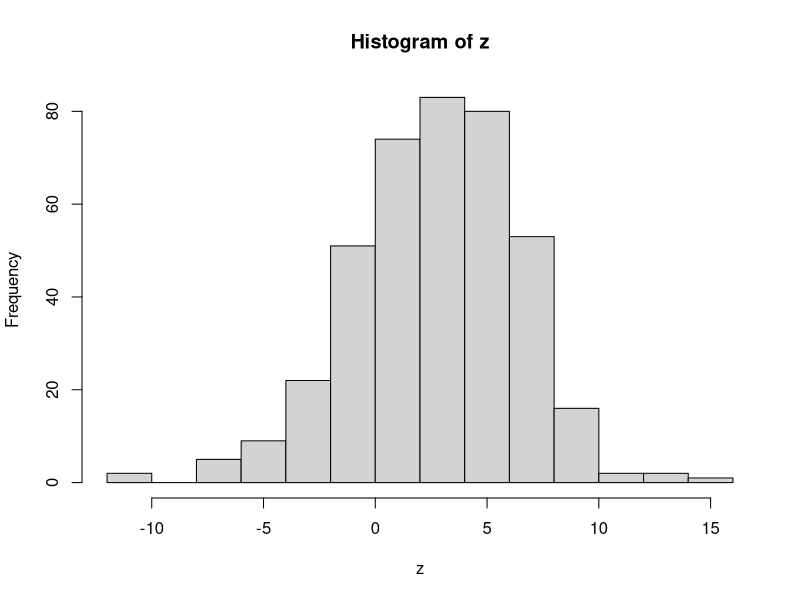
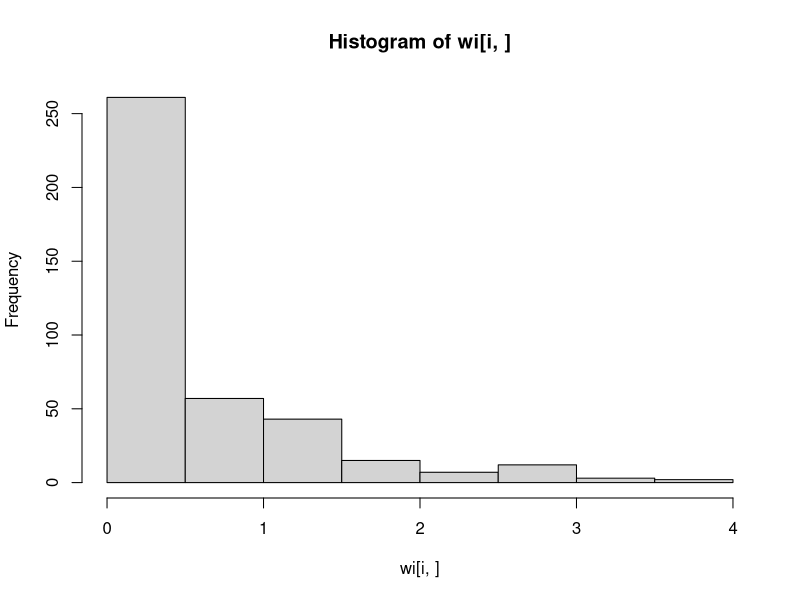
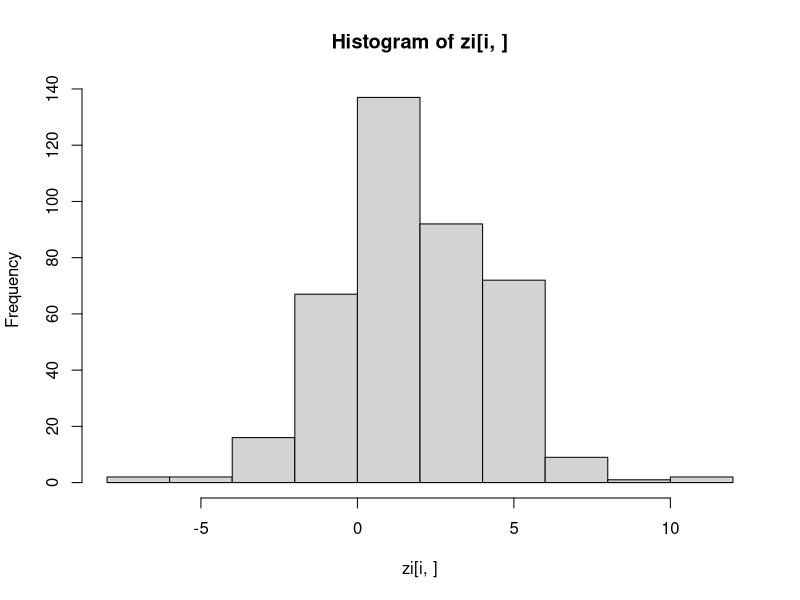
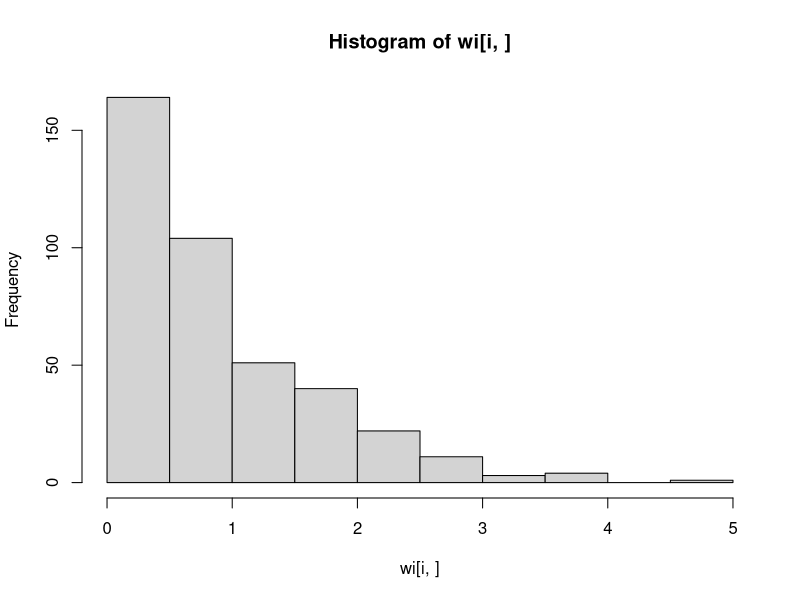
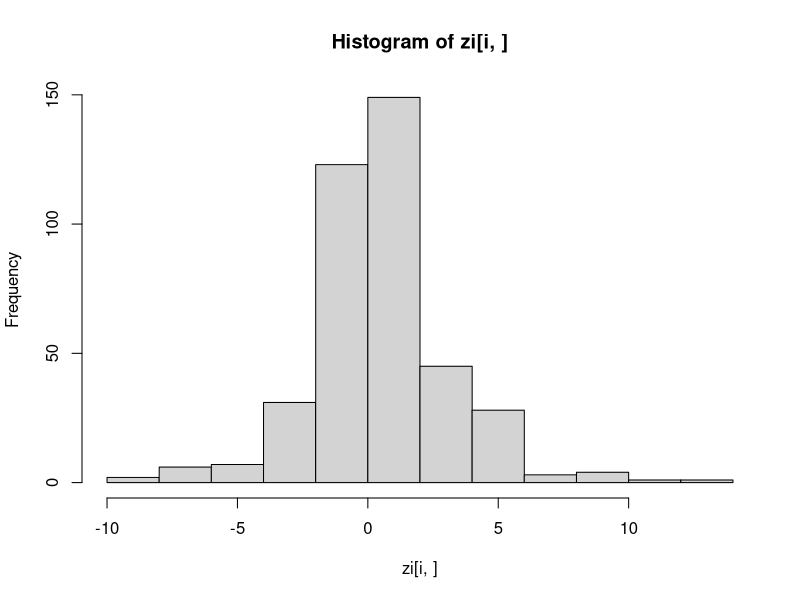
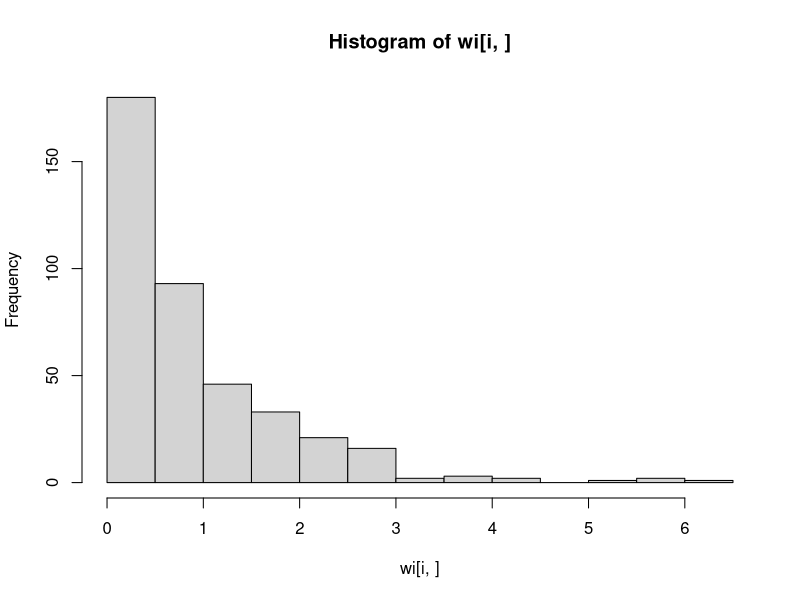
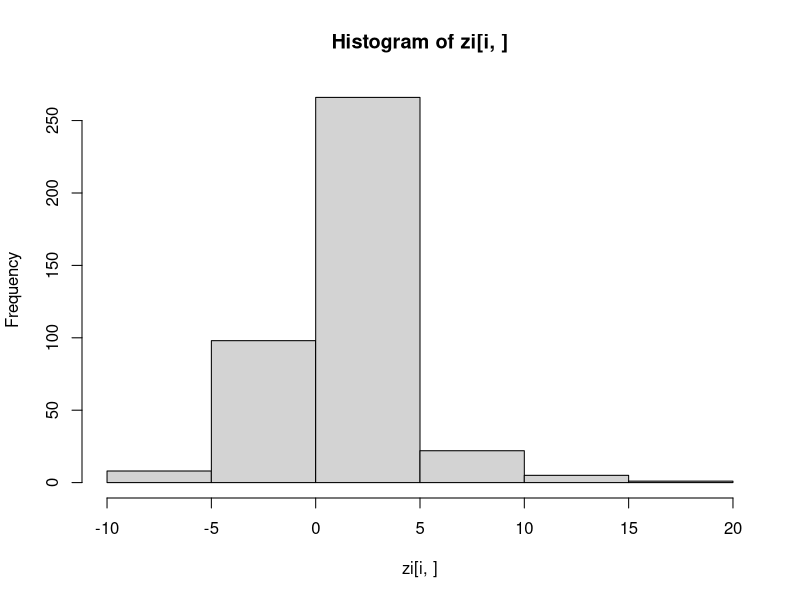
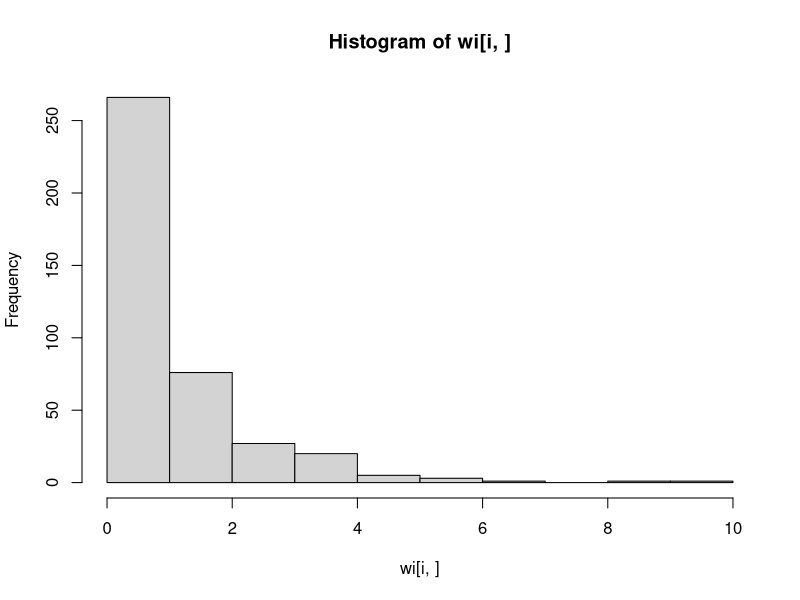

Write the R code that produced these figures, in order. (Note: this script raises an error after producing the figures.)
library(tidyverse)
library(rmutil)
library(mvtnorm)
library(truncnorm)

set.seed(20)
#núemro de observações
n = 400
#covariáveis
x = cbind(
  runif(n, 0, 5),
  runif(n, 0, 3)
)

#categorias
k = 5 
#percentil
p = 0.5
#efeitos
b = cbind(c(1.5, -0.7))

#variável latente
z = numeric(n) 


#transformação
theta = (1-2*p)/(p*(1-p))
tau = sqrt(2/(p*(1-p)))

w = rexp(n)
u = rnorm(n)

z = as.numeric(x%*%b) + theta*w + tau*sqrt(w)*u
hist(z)

#pontos de corte
cutpoints = c(-Inf, 0, 2, 4.5, 6, Inf)
#gerando variável observada
y = cut(z, cutpoints, labels = c(1, 2, 3, 4, 5)) %>% 
  as.character() %>%
  as.numeric()
table(y) %>% prop.table() %>% round(2)

deltas = log(cutpoints[-c(1, length(cutpoints))] %>% diff())
deltas

Fa = function(e) {
  if(e >= Inf) return(1)
  if(e <= -Inf) return(0)
  ifelse(e < 0, p*exp(e*(1-p)), p + (1-p)*(1-exp(-e*p)))
}

Fa = Vectorize(Fa)



logvero = function(deltas, beta) {
  res = numeric(n)
  #beta = cbind(c(param[1], param[2]))
  cuts = c(-Inf, 0, cumsum(exp(deltas)), Inf)

  pred = as.numeric(x%*%beta)
  
  for(i in 1:n) {
    upp = cuts[y[i]+1] - pred[i]
    low = cuts[y[i]] - pred[i]
    res[i] = Fa(upp) - Fa(low)
  }
  
  -sum(log(res))
  
}


optim(par = c(1, 2, 3), logvero, hessian = T, beta = c(0.1, 0.3))


#priors
mub0 = cbind(rep(0, 2))
Sigb0 = cbind(c(100, 0), c(0, 100))

mudelta0 = cbind(rep(0, length(deltas)))
Sigdelta0 = diag(rep(0.5, length(deltas)))





#inits
iters = 1000
beta = matrix(nrow = iters, ncol = nrow(b)) 
delta = matrix(nrow = iters, ncol = length(deltas))
zi = matrix(nrow = iters, ncol = n)
wi = matrix(nrow = iters, ncol = n)

set.seed(10)
beta[1,] = 0
delta[1,] = runif(length(deltas)) %>% sort()
zi[1, ] = 0
wi[1, ] = rexp(n) 


i = 2
#beta | .
for(i in 2:200) {
  
  m = matrix(0, ncol(beta), ncol(beta))
  for(k in 1:n) {
    m = m + (cbind(x[k,])%*%rbind(x[k,])/(wi[i-1, k]*(tau^2)))
  }
  
  Sigb = solve(m + solve(Sigb0))
  Sigb
  
  # mu B
  s = cbind(rep(0, ncol(beta)))
  for(k in 1:n) {
    s = s + cbind(x[k,])*(zi[i-1, k] - theta*wi[i-1,k])/(wi[i-1, k]*(tau^2))
  }
  
  s
  
  
  mub = Sigb%*%(s + solve(Sigb0)%*%mub0)
  mub
  
  beta[i,] = rmvnorm(n = 1, as.numeric(mub), Sigb)
  beta[i,]
  
  #wi | .
  
  lamb = ((zi[i-1,] - as.numeric(x%*%beta[i,]))/tau)^2
  eta = ((theta/tau)^2) + 2
  
  wi[i,] = rginvgauss(n = n, m = sqrt(lamb/eta), 1/lamb, 0.5)
  
  hist(wi[i,])
  
  #delta |.
  
  D = optim(c(1, 2, 3), fn = logvero, hessian = T, beta = beta[i,])$hessian
  D = solve(D)
  D
  t = 3
  propd = delta[i-1,] + t*rmvnorm(1, sigma = D)
  propd
  deltas
  
  f1 = -logvero(propd, beta[i,])
  f2 = -logvero(delta[i-1,], beta[i,])
  
  rat = exp(f1 - f2)
  
  p1 = dmvnorm(propd, as.numeric(mudelta0), Sigdelta0)
  p2 = dmvnorm(delta[i-1,], as.numeric(mudelta0), Sigdelta0)
  
  alpha = min(c(1, rat*(p1/p2)))
  alpha
  if(runif(1) < alpha) {
    delta[i,] = propd
  }else{
    delta[i,] = delta[i-1,]
  }
  
  head(delta,20)
  
  
  # Z | .
  cuts = c(-Inf, 0, cumsum(exp(delta[i,])), Inf)
  pred = as.numeric(x%*%beta[i,])
  upp = numeric(n)
  low = numeric(n)
  
  for(k in 1:n) {
    upp[k] = cuts[y[k]+1] - pred[k]
    low[k] = cuts[y[k]] - pred[k]
  }
  
  
  zi[i,] = rtruncnorm(n, a = low, b = upp, mean = pred + theta*wi[i,], 
                      sd = sqrt(wi[i,]*tau^2))
  
  hist(zi[i,])
  
  cat(i, "\r")
  
}





i = 2
#Sib B
m = matrix(0, ncol(beta), ncol(beta))
for(k in 1:n) {
  m = m + (cbind(x[k,])%*%rbind(x[k,])/(wi[i-1, k]*(tau^2)))
}

Sigb = solve(m + solve(Sigb0))
Sigb

# mu B
s = cbind(rep(0, ncol(beta)))
for(k in 1:n) {
  s = s + cbind(x[k,])*(zi[i-1, k] - theta*wi[i-1,k])/(wi[i-1, k]*(tau^2))
}

s


mub = Sigb%*%(s + solve(Sigb0)%*%mub0)
mub

beta[i,] = rmvnorm(n = 1, as.numeric(mub), Sigb)
beta[i,]

#wi | .

lamb = ((zi[i-1,] - as.numeric(x%*%beta[i,]))/tau)^2
eta = ((theta/tau)^2) + 2

wi[i,] = rginvgauss(n = n, m = sqrt(lamb/eta), 1/lamb, 0.5)
 
hist(wi[i,])

#delta |.

D = optim(c(1, 2, 3), fn = logvero, hessian = T, beta = beta[i,])$hessian
D = solve(D)
D
t = 3
propd = delta[i-1,] + t*rmvnorm(1, sigma = D)
propd
deltas

f1 = -logvero(propd, beta[i,])
f2 = -logvero(delta[i-1,], beta[i,])

rat = exp(f1 - f2)

p1 = dmvnorm(propd, as.numeric(mudelta0), Sigdelta0)
p2 = dmvnorm(delta[i-1,], as.numeric(mudelta0), Sigdelta0)

alpha = min(c(1, rat*(p1/p2)))
alpha
if(runif(1) < alpha) {
  delta[i,] = propd
}else{
  delta[i,] = delta[i-1,]
}

head(delta,20)


# Z | .
cuts = c(-Inf, 0, cumsum(exp(delta[i,])), Inf)
pred = as.numeric(x%*%beta[i,])
upp = numeric(n)
low = numeric(n)

for(k in 1:n) {
  upp[k] = cuts[y[k]+1] - pred[k]
  low[k] = cuts[y[k]] - pred[k]
}


zi[i,] = rtruncnorm(n, a = low, b = upp, mean = pred + theta*wi[i,], 
                    sd = sqrt(wi[i,]*tau^2))

hist(zi[i,])
i = i + 1
